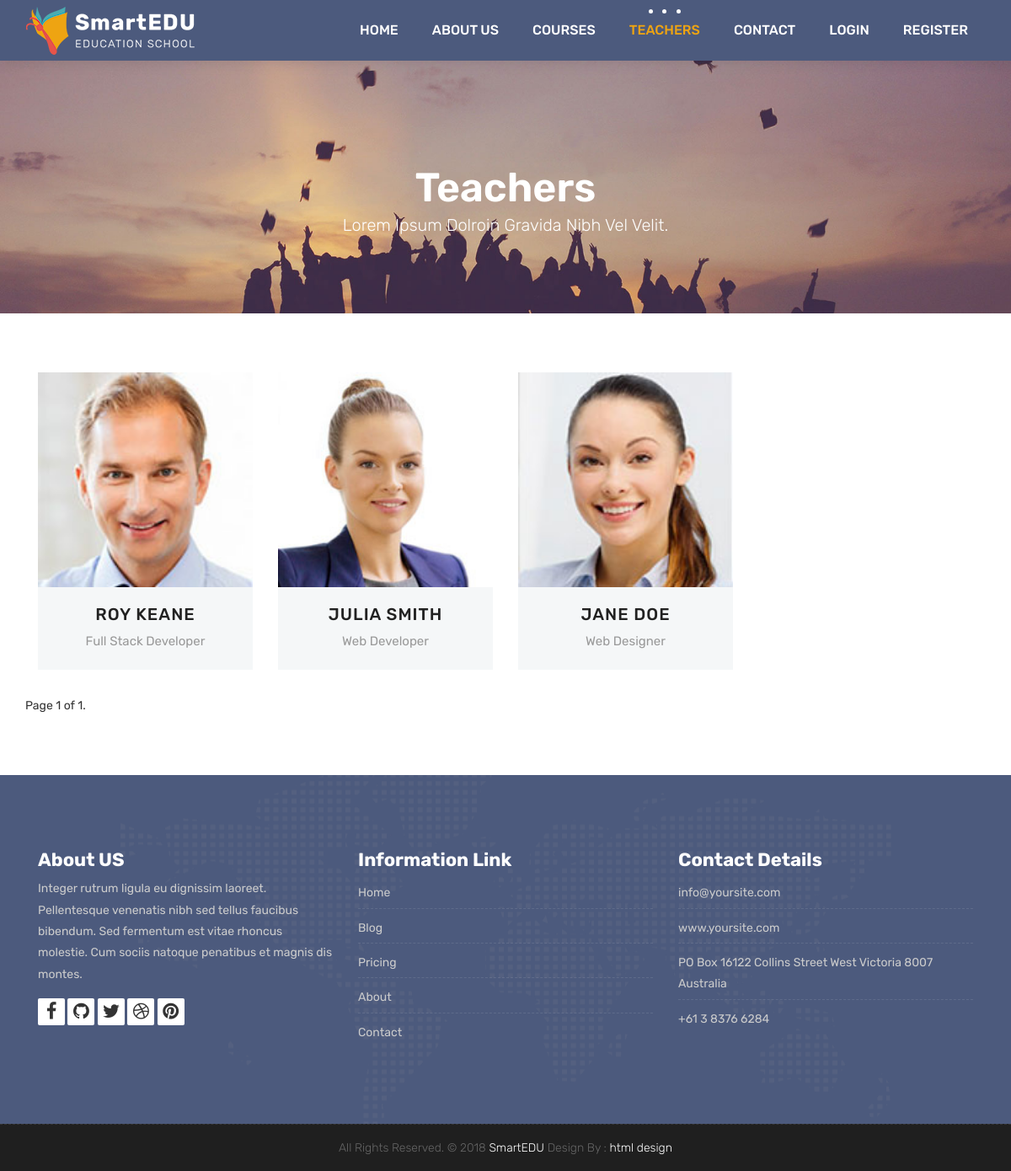
Screenshot of /teachers/ with the database file from the repository.
### teachers/models.py (models this page shows, shortened)
class Teacher(models.Model):
    name = models.CharField(max_length=50)
    title = models.CharField(max_length=75)
    description = models.TextField(blank=True)
    image = models.ImageField(upload_to="teachers/%Y/%m/%d/",)
    facebook = models.URLField(max_length=100, blank=True)
    twitter = models.URLField(max_length=100, blank=True)
    linkedin = models.URLField(max_length=100, blank=True)
    youtube = models.URLField(max_length=100, blank=True)

### teachers/views.py (the view)
# urls.py: path('', TeachersView.as_view(), name='teachers'),
class TeachersView(ListView):
  model = Teacher
  template_name = 'teachers.html'
  context_object_name = 'teachers'
  paginate_by = 5

### templates/teachers.html (shortened to what this page needs)
{% extends 'partials/_base.html' %}
{% load static %}
{% block content %}
	<div class="all-title-box">
		<div class="container text-center">
			<h1>Teachers<span class="m_1">Lorem Ipsum dolroin gravida nibh vel velit.</span></h1>
		</div>
	</div>
	<div id="teachers" class="section wb">
    <div class="container">
      <div class="row">
				{% for teacher in teachers %}
				<div class="col-lg-3 col-md-6 col-12">
					<div class="our-team">
						<div class="team-img">
							<img src="{{teacher.image.url}}">
						</div>
						<div class="team-content">
							<h3 class="title"><a href="{% url 'teacher_detail' teacher.pk %}">{{ teacher.name }}</a></h3>
							<span class="post">{{ teacher.title }}</span>
						</div>
					</div>
				</div>
				{% endfor %}
      </div>
			<div class="row">
				<div class="pagination">
					<span class="step-links">
							<span class="current">
									Page {{ page_obj.number }} of {{ page_obj.paginator.num_pages }}.
							</span>
					</span>
				</div>
			</div>
    </div>
  </div>
{% endblock %}

### static/style.css (style rules this page uses)
body { color: #333333; font-size: 14px; font-family: 'Rubik', sans-serif; line-height: 1.80857; }
html, body { height: 100%; }
a { color: #1f1f1f; text-decoration: none !important; outline: none !important; -webkit-transition: all .3s ease-in-out; -moz-transition: all .3s ease-in-out; -ms-transition: all .3s ease-in-out; -o-transition: all .3s ease-in-out; transition: all .3s ease-in-out; }
h1, h2, h3, h4, h5, h6 { letter-spacing: 0; font-weight: normal; position: relative; padding: 0 0 10px 0; font-weight: normal; line-height: 120% !important; color: #1f1f1f; margin: 0 }
h1 { font-size: 24px }
h3 { font-size: 18px }
h1 a, h2 a, h3 a, h4 a, h5 a, h6 a { color: #212121; text-decoration: none!important; opacity: 1 }
a { color: #1f1f1f; text-decoration: none; outline: none; }
a, .btn { text-decoration: none !important; outline: none !important; -webkit-transition: all .3s ease-in-out; -moz-transition: all .3s ease-in-out; -ms-transition: all .3s ease-in-out; -o-transition: all .3s ease-in-out; transition: all .3s ease-in-out; }
.section { display: block; position: relative; overflow: hidden; padding: 70px 0; }
.section.wb { background-color: #ffffff; }
.all-title-box { background: url(images/banner.jpg)no-repeat; -webkit-background-size: cover; -moz-background-size: cover; -o-background-size: cover; background-size: cover; background-position: center; min-height: 300px; }
.all-title-box h1 { color: #fff; font-weight: 600; text-transform: capitalize; padding-top: 11%; font-size: 48px; line-height: 0px; }
span.m_1 { font-weight: 300; font-size: 20px; line-height: 1.5em; display: block; }
.our-team { text-align: center; margin-bottom: 30px; }
.our-team .team-img { overflow: hidden; position: relative; }
.our-team .team-img img { width: 100%; height: auto; }
.our-team .team-content { padding: 20px 0; background: #f5f7f8; color: #54478a; }
.our-team .title { display: block; font-size: 20px; font-weight: 500; letter-spacing: 1px; text-transform: uppercase; margin: 0 0 7px 0; padding: 0px; }
.our-team .post { display: block; font-size: 15px; color: #999; }

### rows the page displays
Teacher: image (picture), name "ROY KEANE", title "Full Stack Developer"
Teacher: image (picture), name "JULIA SMITH", title "Web Developer"
Teacher: image (picture), name "JANE DOE", title "Web Designer"

### other values shown
{{ page_obj.number }} "1"
{{ page_obj.paginator.num_pages }} "1"
